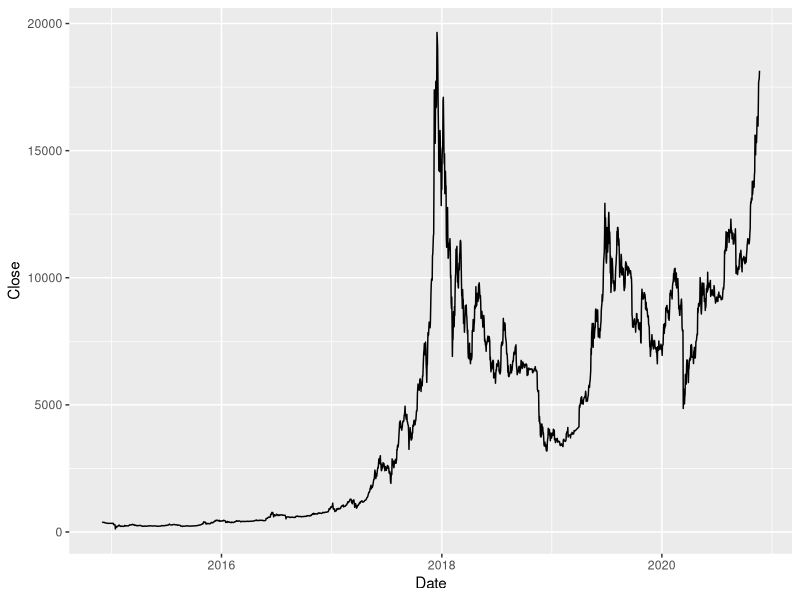
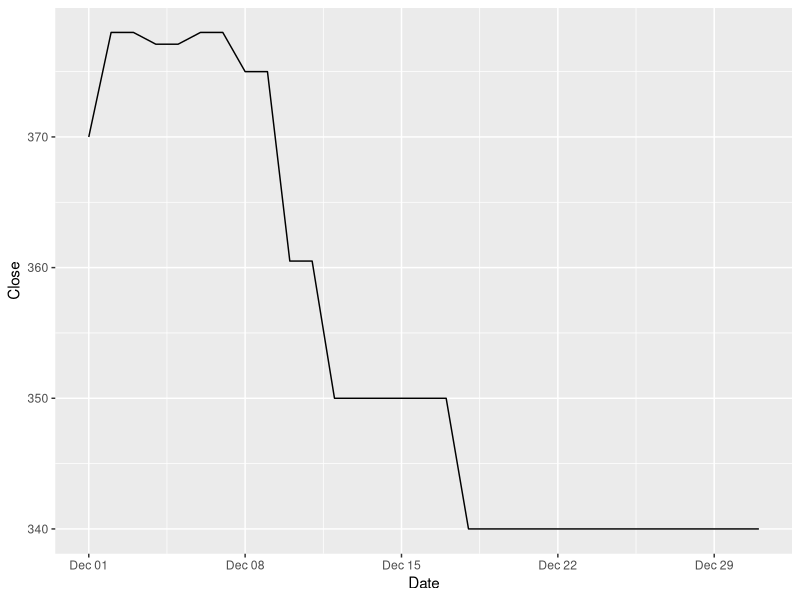
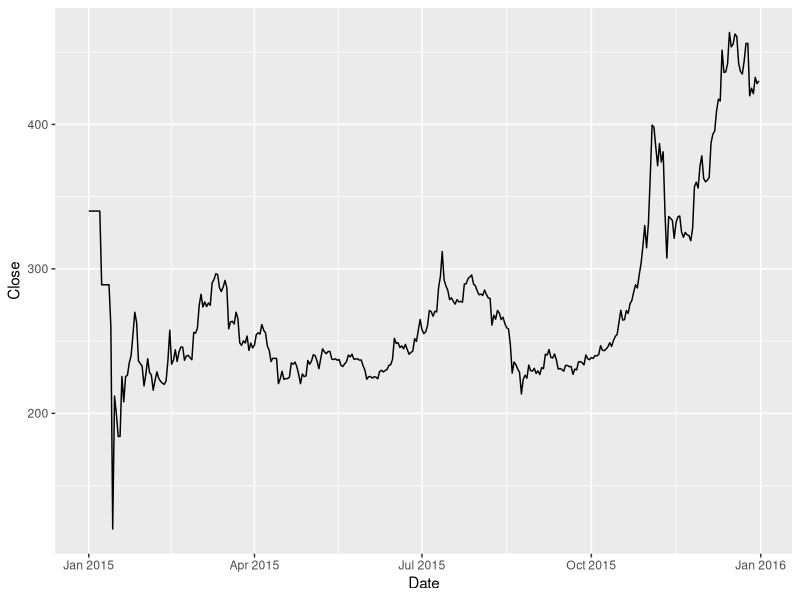
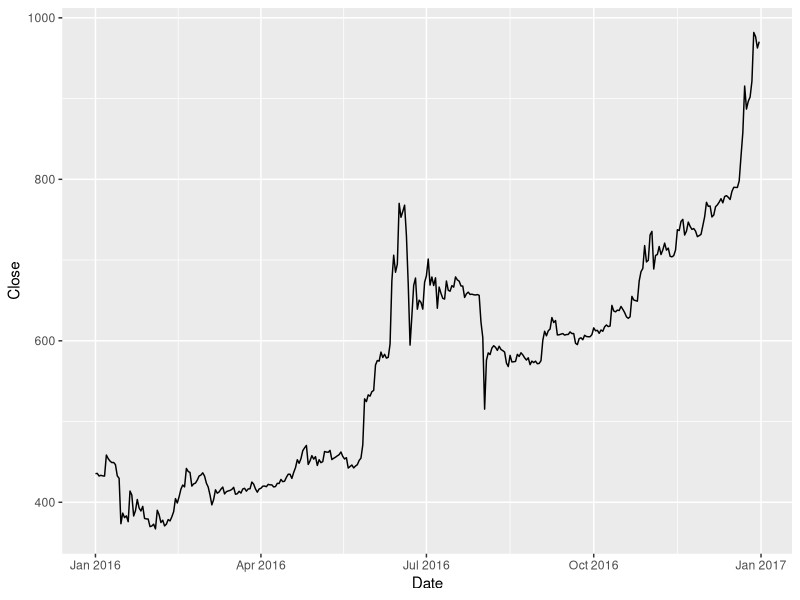
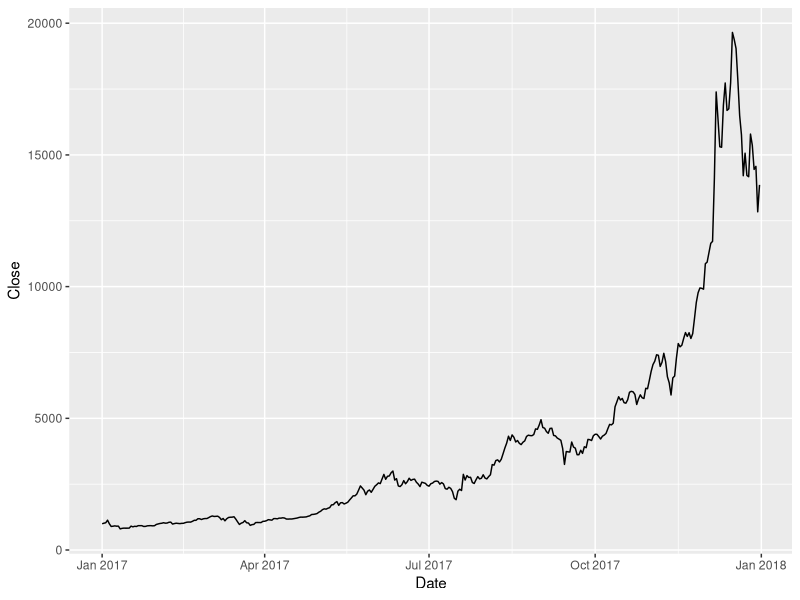
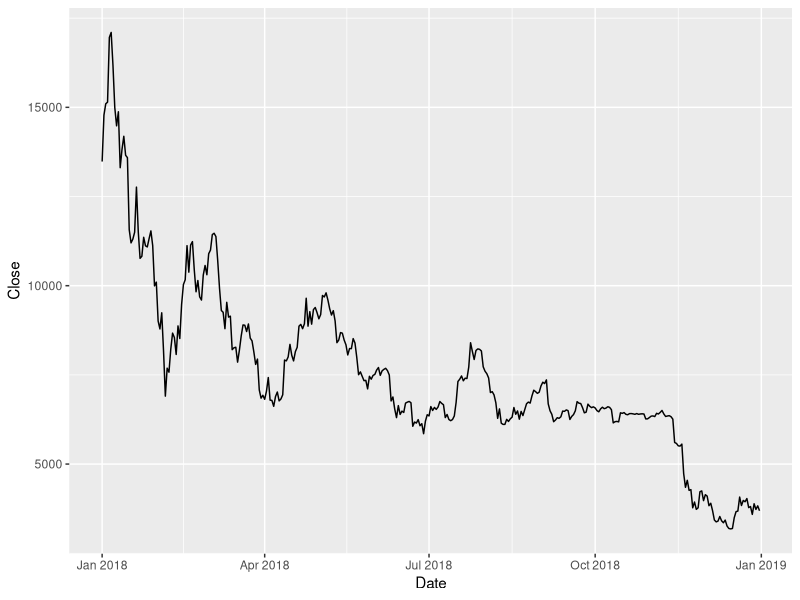
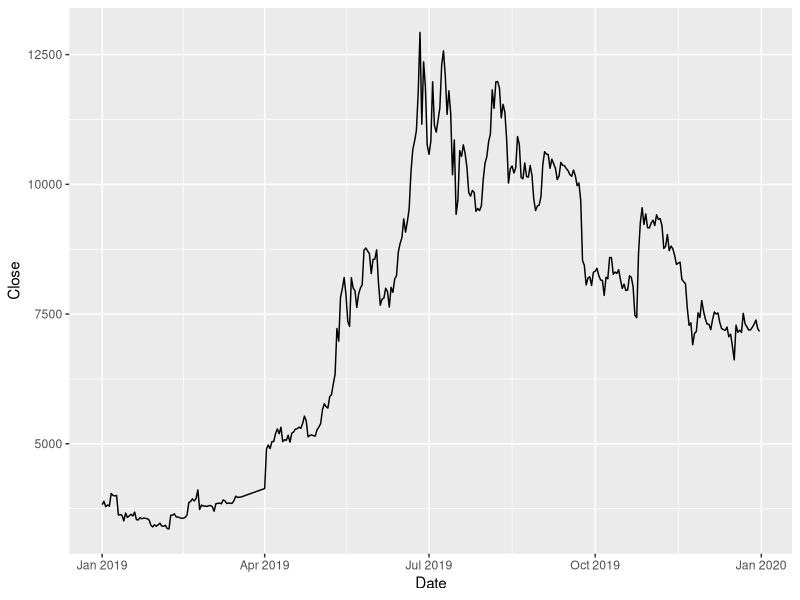
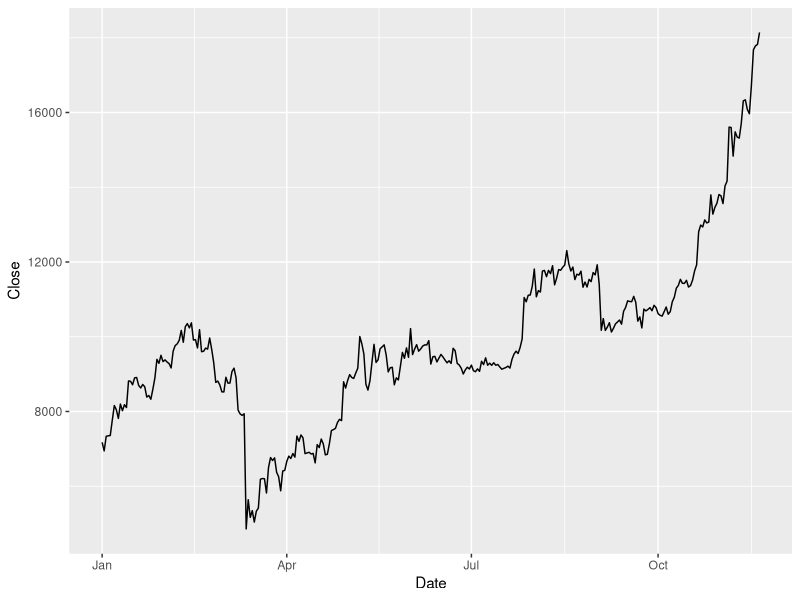

Generate these figures, in order, with R:
## ---- chunk 1
library(ggplot2)
library(dplyr)
#library(tidyverse)
## ---- chunk 2
# Read CSV data into R
btc_data <- read.csv("Coinbase_BTCUSD_d.csv", header = TRUE)
# Display the first 6 elements to ensure that the data is read
head(btc_data)
## ---- chunk 3
# Order rows by date
btc = btc_data[order(btc_data$Date),]
head(btc)
## ---- chunk 4
# Remove Timestamp & Symbol
btc = subset(btc, select = -c(Timestamp, Symbol))
# Check
head(btc)
## ---- chunk 5
# Convert Date <fctr> in <date> format
btc$Date <- as.Date(btc$Date, format = "%Y-%m-%d")
head(btc)
## ---- chunk 6
# Create Year Category
btc$Year <- format(as.Date(btc$Date, "%Y-%m-%d"), "%Y")
head(btc)
## ---- chunk 7
# Create Month Category
btc$Month <- format(as.Date(btc$Date, "%Y-%m-%d"), "%m")
head(btc)
## ---- chunk 8
summary(btc)
## ---- chunk 9
btc %>%
  select(Date, Close, Volume.BTC) %>%
  ggplot()+
  geom_line(aes(x = Date, y = Close))
## ---- chunk 10
# 2014 Price Chart & Summary
btc %>%
  select(Date, Close, Volume.USD) %>%
  filter(Date >= "2014-01-01") %>%
  filter(Date <= "2014-12-31") %>%
  ggplot()+
  geom_line(aes(x = Date, y = Close))

btc %>%
  filter(Year == 2014) %>%
  summary(btc)
## ---- chunk 11
btc %>%
  select(Date, Close, Volume.USD) %>%
  filter(Date >= "2015-01-01") %>%
  filter(Date <= "2015-12-31") %>%
  ggplot()+
  geom_line(aes(x = Date, y = Close))

btc %>%
  filter(Year == 2015) %>%
  summary(btc)
## ---- chunk 12
btc %>%
  select(Date, Close, Volume.USD) %>%
  filter(Date >= "2016-01-01") %>%
  filter(Date <= "2016-12-31") %>%
  ggplot()+
  geom_line(aes(x = Date, y = Close))

btc %>%
  filter(Year == 2016) %>%
  summary(btc)
## ---- chunk 13
btc %>%
  select(Date, Close, Volume.USD) %>%
  filter(Date >= "2017-01-01") %>%
  filter(Date <= "2017-12-31") %>%
  ggplot()+
  geom_line(aes(x = Date, y = Close))

btc %>%
  filter(Year == 2017) %>%
  summary(btc)
## ---- chunk 14
btc %>%
  select(Date, Close, Volume.USD) %>%
  filter(Date >= "2018-01-01") %>%
  filter(Date <= "2018-12-31") %>%
  ggplot()+
  geom_line(aes(x = Date, y = Close))

btc %>%
  filter(Year == 2018) %>%
  summary(btc)
## ---- chunk 15
btc %>%
  select(Date, Close, Volume.USD) %>%
  filter(Date >= "2019-01-01") %>%
  filter(Date <= "2019-12-31") %>%
  ggplot()+
  geom_line(aes(x = Date, y = Close))

btc %>%
  filter(Year == 2019) %>%
  summary(btc)
## ---- chunk 16
btc %>%
  select(Date, Close, Volume.USD) %>%
  filter(Date >= "2020-01-01") %>%
  filter(Date <= "2020-12-31") %>%
  ggplot()+
  geom_line(aes(x = Date, y = Close))

btc %>%
  filter(Year == 2020) %>%
  summary(btc)
## ---- chunk 17

## ---- chunk 18
#plot_top_5_currencies()
